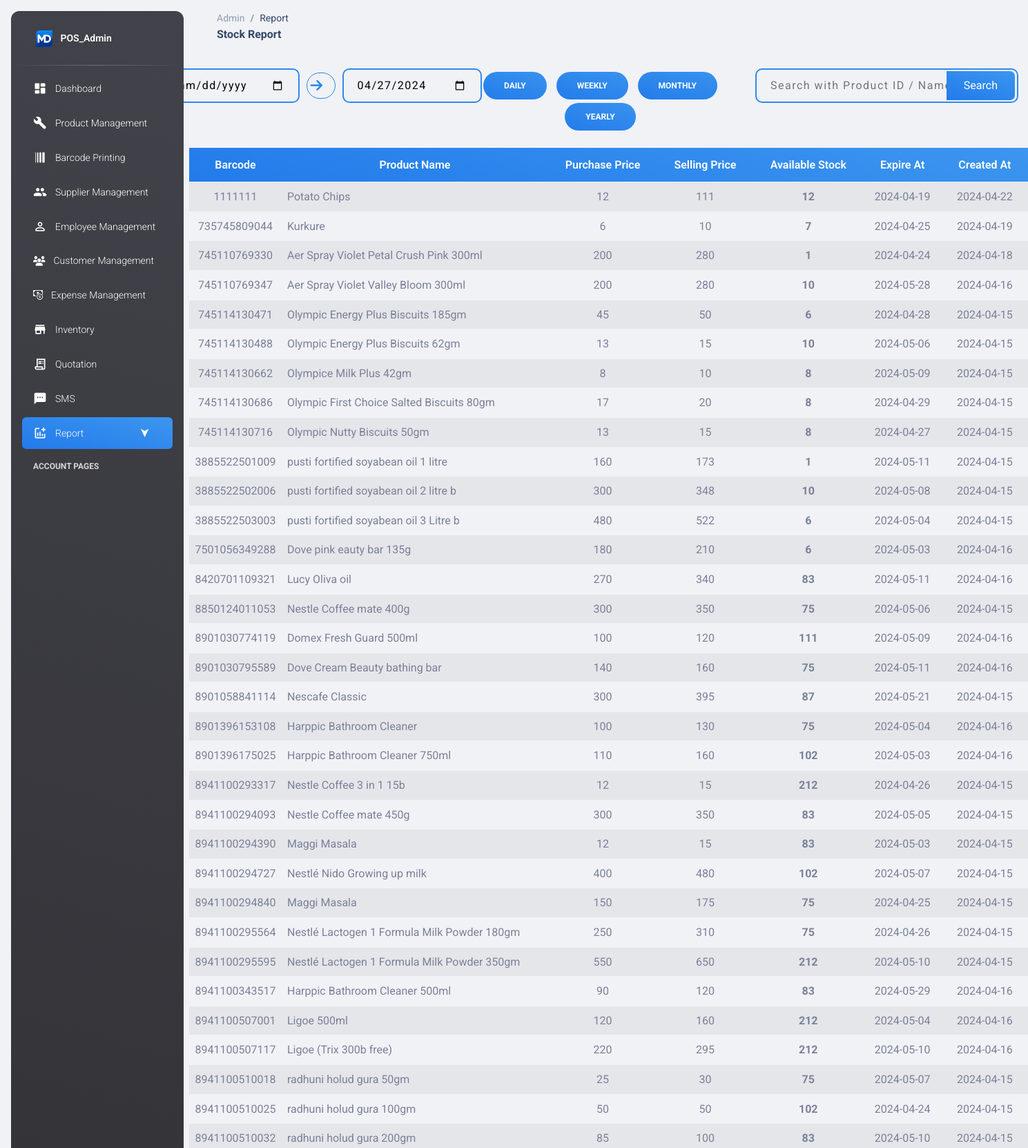
The app's page /Admin_panel/stock_report.php (upper part) with its own data.
### tables this page shows
CREATE TABLE `product` (
  `barcode` bigint(255) NOT NULL,
  `name` varchar(255) NOT NULL,
  `cat` varchar(255) NOT NULL,
  `subcat` varchar(255) NOT NULL,
  `unit` text NOT NULL,
  `stock` int(255) NOT NULL,
  `purchase_price` int(255) NOT NULL,
  `selling_price` int(255) NOT NULL,
  `availability` varchar(255) NOT NULL,
  `created_at` date NOT NULL,
  `expire_at` date NOT NULL
);

### Admin_panel/stock_report.php (the view, shortened to what this page needs)
<!DOCTYPE html>
<html lang="en">
<head>
  <link rel="stylesheet" href="https://cdn.jsdelivr.net/npm/bootstrap-icons@1.11.3/font/bootstrap-icons.min.css">
  <link rel="stylesheet" href="https://cdnjs.cloudflare.com/ajax/libs/font-awesome/6.5.1/css/fontawesome.min.css" />
  <link href="../assets/css/nucleo-icons.css" rel="stylesheet" />
  <link href="../assets/css/nucleo-svg.css" rel="stylesheet" />
  <link href="../assets/css/sales_report.css" rel="stylesheet" />
  <link id="pagestyle" href="../assets/css/material-dashboard.css?v=3.1.0" rel="stylesheet" />
</head>
<body class="g-sidenav-show  bg-gray-200">
  <aside class="sidenav navbar navbar-vertical navbar-expand-xs border-0 border-radius-xl my-3 fixed-start ms-3   bg-gradient-dark" id="sidenav-main">
    <div class="sidenav-header">
      <a class="navbar-brand m-0" href=" https://demos.creative-tim.com/material-dashboard/pages/dashboard " target="_blank">
        <img src="../assets/img/MD logo.svg" class="navbar-brand-img h-100" alt="main_logo">
        <span class="ms-1 font-weight-bold text-white">POS_Admin</span>
      </a>
    </div>
    <hr class="horizontal light mt-0 mb-2">
    <div class="collapse navbar-collapse  w-auto " id="sidenav-collapse-main">
      <ul class="navbar-nav">
        <li class="nav-item">
          <a class="nav-link text-white " href="dashboard.php">
            <div class="text-white text-center me-2 d-flex align-items-center justify-content-center">
              <i class="material-icons opacity-10">dashboard</i>
            </div>
            <span class="nav-link-text ms-1">Dashboard</span>
          </a>
        </li>
        <li class="nav-item">
          <a class="nav-link text-white " href="product_management.php">
            <div class="text-white text-center me-2 d-flex align-items-center justify-content-center">
              <i class="material-icons opacity-10">build</i>
            </div>
            <span class="nav-link-text ms-1">Product Management</span>
          </a>
        </li>
        <li class="nav-item">
          <a class="nav-link text-white " href="barcode_printing.php">
            <div class="text-white text-center me-2 d-flex align-items-center justify-content-center">
              <i class="material-icons opacity-10" style="transform:rotate(90deg);">line_weight</i>
            </div>
            <span class="nav-link-text ms-1">Barcode Printing</span>
          </a>
        </li>
        <li class="nav-item">
          <a class="nav-link text-white " href="supplier_management.php">
            <div class="text-white text-center me-2 d-flex align-items-center justify-content-center">
              <i class="material-icons opacity-10">group</i>
            </div>
            <span class="nav-link-text ms-1">Supplier Management</span>
          </a>
        </li>
        <li class="nav-item">
          <a class="nav-link text-white " href="sales_staff.php">
            <div class="text-white text-center me-2 d-flex align-items-center justify-content-center">
              <i class="material-icons opacity-10">person_outline</i>
            </div>
            <span class="nav-link-text ms-1">Employee Management</span>
          </a>
        </li>
        <li class="nav-item">
          <a class="nav-link text-white " href="customer_management.php">
            <div class="text-white text-center me-2 d-flex align-items-center justify-content-center">
              <i class="fas fa-users opacity-10"></i>
            </div>
            <span class="nav-link-text ms-1">Customer Management</span>
          </a>
        </li>
        <li class="nav-item">
          <a class="nav-link text-white " href="expens_management.php">
            <div class="text-white text-center me-2 d-flex align-items-center justify-content-center">
            <i class="bi bi-cash-coin opacity-10"></i>
            </div>
            <span class="nav-link-text ms-1">Expense Management</span>
          </a>
        </li>
        <li class="nav-item">
          <a class="nav-link text-white " href="inventory.php">
            <div class="text-white text-center me-2 d-flex align-items-center justify-content-center">
              <i class="material-icons opacity-10">store</i>
            </div>
            <span class="nav-link-text ms-1">Inventory</span>
          </a>
        </li>
        <li class="nav-item">
          <a class="nav-link text-white " href="quotation.php">
            <div class="text-white text-center me-2 d-flex align-items-center justify-content-center">
              <i class="material-icons opacity-10">receipt_long</i>
            </div>
            <span class="nav-link-text ms-1">Quotation</span>
          </a>
        </li>
        <li class="nav-item">
          <a class="nav-link text-white" href="sms.php">
            <div class="text-white text-center me-2 d-flex align-items-center justify-content-center">
              <i class="material-icons opacity-10">sms</i>
            </div>
            <span class="nav-link-text ms-1">SMS</span>
          </a>
        </li>
        <li class="nav-item sub_menu">
          <div class="nav-link text-white dropdown_menu bg-gradient-primary" href="">
            <div class="text-white text-center me-2 d-flex align-items-center justify-content-center">
              <i class="material-icons opacity-10">addchart</i>
            </div>
            <span class="nav-link-text ms-1">Report</span>
          </div>
        </li>
        <li class="nav-item mt-3">
          <h6 class="ps-4 ms-2 text-uppercase text-xs text-white font-weight-bolder opacity-8">Account pages</h6>
        </li>
        <li class="nav-item">
          <a class="nav-link text-white " href="profile.php">
          </a>
        </li>
      </ul>
    </div>
  </aside>
  <main class="main-content position-relative max-height-vh-100 h-100 border-radius-lg ">
    <nav class="navbar navbar-main navbar-expand-lg px-0 mx-4 shadow-none border-radius-xl" id="navbarBlur" data-scroll="true">
      <div class="container-fluid py-1 px-3">
        <nav aria-label="breadcrumb">
          <ol class="breadcrumb bg-transparent mb-0 pb-0 pt-1 px-0 me-sm-6 me-5">
            <li class="breadcrumb-item text-sm"><a class="opacity-5 text-dark" href="javascript:;">Admin</a></li>
            <li class="breadcrumb-item text-sm text-dark active" aria-current="page">Report</li>
          </ol>
          <h6 class="font-weight-bolder mb-0">Stock Report</h6>
        </nav>
      </div>
    </nav>
    <div class="search bg-gray-200 w-100 d-flex justify-content-even">
        <div class="row w-100">
          <div class="col-lg-4">
            <div class="date-range ">
              <form action="" method="post">
                      <input type="date" name="from" >
                      <button class="btn bg-success text-white" type="submit" name="date_search"><i class="fas fa-arrow-right w-100" style="font-size:20px; color:#2B84EC;"></i></button>
                      <input type="date" name="to" value="<?php echo date("Y-m-d"); ?>">
                </form>
              </div>
            </div>
          <div class="col-lg-4">
            <div class="report-category">
              <form action="" method="post">
                <button class="btn bg-gradient-primary" type="submit" name="daily">Daily</button>
                <button class="btn bg-gradient-primary" type="submit" name="weekly">Weekly</button>
                <button class="btn bg-gradient-primary" type="submit" name="monthly">Monthly</button>
                <button class="btn bg-gradient-primary" type="submit" name="yearly">Yearly</button>
              </form>
            </div>
        </div>
        <div class="col-lg-4">
          <div class="right">
              <form action="" method="post">
                <input type="text" name="search" id="search" placeholder="Search with Product ID / Name / Price / Date">
                <input class="bg-gradient-primary" type="submit" name="submit_search" id="submit" value="Search">
              </form>
          </div>
        </div>
      </div>
    </div>
    <div class="view">
        <table class="text-center table table-striped">
            <thead class="bg-gradient-primary text-white">
              <tr>
                <th>Barcode</th>
                <th>Product Name</th>
                <th>Purchase Price</th>
                <th>Selling Price</th>
                <th>Available Stock</th>
                <th>Expire At</th>
                <th>Created At</th>
              </tr>
            </thead>
            <tbody>
              <?php
                require_once("../conn.php");
                if(isset($_POST['date_search']))
                {
                  $date_search = "select * from product where created_at between '$_POST[from]' and '$_POST[to]'";
                  $date_qry = mysqli_query($conn, $date_search);
                  if(mysqli_num_rows($date_qry)>0){
                    while($date_row = mysqli_fetch_assoc($date_qry)){
                      ?>
                      <tr>
                        <td><?php echo $date_row['barcode']; ?></td>
                        <td style="text-align:left;"><?php echo $date_row['name']; ?></td>
                        <td><?php echo $date_row['purchase_price']; ?></td>
                        <td><?php echo $date_row['selling_price']; ?></td>
                        <td style="font-weight: bolder;"><?php echo $date_row['stock']; ?></td>
                        <td><?php echo $date_row['expire_at']; ?></td>
                        <td><?php echo $date_row['created_at']; ?></td>
                      </tr>
                      <?php
                    }
                  }
                }
                else{
                $sql="select * from product";
                $qry = mysqli_query($conn, $sql);
                if(mysqli_num_rows($qry)>0){
                  while($row = mysqli_fetch_assoc($qry)){
                    ?>
                    <tr>
                        <td><?php echo $row['barcode']; ?></td>
                        <td style="text-align:left;"><?php echo $row['name']; ?></td>
                        <td><?php echo $row['purchase_price']; ?></td>
                        <td><?php echo $row['selling_price']; ?></td>
                        <td style="font-weight: bolder;"><?php echo $row['stock']; ?></td>
                        <td><?php echo $row['expire_at']; ?></td>
                        <td><?php echo $row['created_at']; ?></td>
                      </tr>
                    <?php
                  }
                }
              }
              ?>
            </tbody>
        </table>
    </div>

### assets/css/sales_report.css (style rules this page uses)
.search { text-align: center; justify-content: space-between; padding: 2% 0%; }
.right { position: relative; width: 100%; margin: auto; }
.report-category .btn { margin: 0px 5px !important; margin-top: 5px !important; padding: 10px 30px !important; }
input[type="text"] { padding: 10px 20px; letter-spacing: 1.5px; border-radius: 10px; border: 2px solid #3089ED; margin: 0px 10px; background: transparent; width: 100%; }
input[type="date"] { padding: 10px 20px; letter-spacing: 1.5px; border-radius: 10px; border: 2px solid #3089ED; margin: 0px 10px; background: transparent; width: 100%; }
.right input[type="submit"] { position: absolute; top: 4px; right: -5px; padding: 8px 25px; color: white; border: none; border-top-right-radius: 7px; border-bottom-right-radius: 7px }
.date-range { width: 100%; }
.date-range form { display: flex; justify-content: center; align-items: center; }
.date-range input { width: 100%; }
.date-range button { background: transparent !important; border: 1px solid #2B84EC !important; width: 30%; }

### records on screen
product: barcode "1111111", name "Potato Chips", purchase_price "12", selling_price "111", stock "12", expire_at "2024-04-19", created_at "2024-04-22"
product: barcode "735745809044", name "Kurkure", purchase_price "6", selling_price "10", stock "7", expire_at "2024-04-25", created_at "2024-04-19"
product: barcode "745110769330", name "Aer Spray Violet Petal Crush Pink 300ml", purchase_price "200", selling_price "280", stock "1", expire_at "2024-04-24", created_at "2024-04-18"
product: barcode "745110769347", name "Aer Spray Violet Valley Bloom 300ml", purchase_price "200", selling_price "280", stock "10", expire_at "2024-05-28", created_at "2024-04-16"
product: barcode "745114130471", name "Olympic Energy Plus Biscuits 185gm", purchase_price "45", selling_price "50", stock "6", expire_at "2024-04-28", created_at "2024-04-15"
product: barcode "745114130488", name "Olympic Energy Plus Biscuits 62gm", purchase_price "13", selling_price "15", stock "10", expire_at "2024-05-06", created_at "2024-04-15"
product: barcode "745114130662", name "Olympice Milk Plus 42gm", purchase_price "8", selling_price "10", stock "8", expire_at "2024-05-09", created_at "2024-04-15"
product: barcode "745114130686", name "Olympic First Choice Salted Biscuits 80gm", purchase_price "17", selling_price "20", stock "8", expire_at "2024-04-29", created_at "2024-04-15"
product: barcode "745114130716", name "Olympic Nutty Biscuits 50gm", purchase_price "13", selling_price "15", stock "8", expire_at "2024-04-27", created_at "2024-04-15"
product: barcode "3885522501009", name "pusti fortified soyabean oil 1 litre", purchase_price "160", selling_price "173", stock "1", expire_at "2024-05-11", created_at "2024-04-15"
product: barcode "3885522502006", name "pusti fortified soyabean oil 2 litre b", purchase_price "300", selling_price "348", stock "10", expire_at "2024-05-08", created_at "2024-04-15"
product: barcode "3885522503003", name "pusti fortified soyabean oil 3 Litre b", purchase_price "480", selling_price "522", stock "6", expire_at "2024-05-04", created_at "2024-04-15"
product: barcode "7501056349288", name "Dove pink eauty bar 135g", purchase_price "180", selling_price "210", stock "6", expire_at "2024-05-03", created_at "2024-04-16"
product: barcode "8420701109321", name "Lucy Oliva oil", purchase_price "270", selling_price "340", stock "83", expire_at "2024-05-11", created_at "2024-04-16"
product: barcode "8850124011053", name "Nestle Coffee mate 400g", purchase_price "300", selling_price "350", stock "75", expire_at "2024-05-06", created_at "2024-04-15"
product: barcode "8901030774119", name "Domex Fresh Guard 500ml", purchase_price "100", selling_price "120", stock "111", expire_at "2024-05-09", created_at "2024-04-16"
product: barcode "8901030795589", name "Dove Cream Beauty bathing bar", purchase_price "140", selling_price "160", stock "75", expire_at "2024-05-11", created_at "2024-04-16"
product: barcode "8901058841114", name "Nescafe Classic", purchase_price "300", selling_price "395", stock "87", expire_at "2024-05-21", created_at "2024-04-15"
product: barcode "8901396153108", name "Harppic Bathroom Cleaner", purchase_price "100", selling_price "130", stock "75", expire_at "2024-05-04", created_at "2024-04-16"
product: barcode "8901396175025", name "Harppic Bathroom Cleaner 750ml", purchase_price "110", selling_price "160", stock "102", expire_at "2024-05-03", created_at "2024-04-16"
product: barcode "8941100293317", name "Nestle Coffee 3 in 1 15b", purchase_price "12", selling_price "15", stock "212", expire_at "2024-04-26", created_at "2024-04-15"
product: barcode "8941100294093", name "Nestle Coffee mate 450g", purchase_price "300", selling_price "350", stock "83", expire_at "2024-05-05", created_at "2024-04-15"
product: barcode "8941100294390", name "Maggi Masala", purchase_price "12", selling_price "15", stock "83", expire_at "2024-05-03", created_at "2024-04-15"
product: barcode "8941100294727", name "Nestlé Nido Growing up milk", purchase_price "400", selling_price "480", stock "102", expire_at "2024-05-07", created_at "2024-04-15"
product: barcode "8941100294840", name "Maggi Masala", purchase_price "150", selling_price "175", stock "75", expire_at "2024-04-25", created_at "2024-04-15"
product: barcode "8941100295564", name "Nestlé Lactogen 1 Formula Milk Powder 180gm", purchase_price "250", selling_price "310", stock "75", expire_at "2024-04-26", created_at "2024-04-15"
product: barcode "8941100295595", name "Nestlé Lactogen 1 Formula Milk Powder 350gm", purchase_price "550", selling_price "650", stock "212", expire_at "2024-05-10", created_at "2024-04-15"
product: barcode "8941100343517", name "Harppic Bathroom Cleaner 500ml", purchase_price "90", selling_price "120", stock "83", expire_at "2024-05-29", created_at "2024-04-16"
product: barcode "8941100507001", name "Ligoe 500ml", purchase_price "120", selling_price "160", stock "212", expire_at "2024-05-04", created_at "2024-04-16"
product: barcode "8941100507117", name "Ligoe (Trix 300b free)", purchase_price "220", selling_price "295", stock "212", expire_at "2024-05-10", created_at "2024-04-16"
product: barcode "8941100510018", name "radhuni holud gura 50gm", purchase_price "25", selling_price "30", stock "75", expire_at "2024-05-07", created_at "2024-04-15"
product: barcode "8941100510025", name "radhuni holud gura 100gm", purchase_price "50", selling_price "50", stock "102", expire_at "2024-04-24", created_at "2024-04-15"
product: barcode "8941100510032", name "radhuni holud gura 200gm", purchase_price "85", selling_price "100", stock "83", expire_at "2024-05-10", created_at "2024-04-15"
